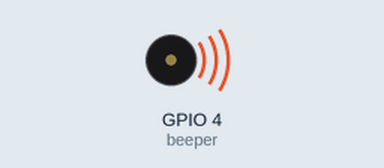
This program was run on a simulated ESP32 board running MicroPython. Parts: buzzer (waves = sounding). At 11.8 s the program stops and its outputs stay as they are.

Above: at 0.1 s.
At 1.85 s:
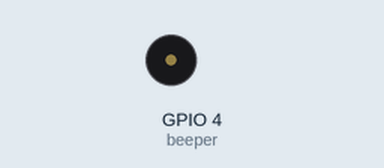
Timing chart, 0 to 3.0 s (numbered marks = the images above):
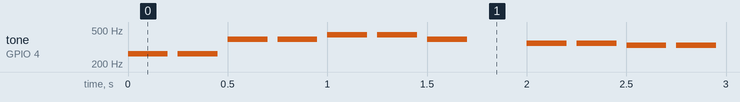

The program:

buzzer.py
```python
from machine import Pin, PWM
import utime

# 定义音调频率
tones = {'1': 262, '2': 294, '3': 330, '4': 349, '5': 392, '6': 440, '7': 494, '-': 0}
# 定义小星星旋律
melody = "1155665-4433221-5544332-5544332-1155665-4433221"

# 设置D7（GPIO 13）口为IO输出，然后通过PWM控制无缘蜂鸣器发声
beeper = PWM(Pin(4, Pin.OUT), freq=0, duty=1000)

for tone in melody:
    freq = tones[tone]
    if freq:
        beeper.init(duty=1000, freq=freq)  # 调整PWM的频率，使其发出指定的音调
    else:
        beeper.duty(0)  # 空拍时一样不上电
    # 停顿一下 （四四拍每秒两个音，每个音节中间稍微停顿一下）
    utime.sleep_ms(200)
    beeper.duty(0)  # 设备占空比为0，即不上电
    utime.sleep_ms(50)

beeper.deinit()  # 释放PWM
```

Measured:
- by itself, tone on GPIO 4 (beeper): plays 262 Hz for 0.20 s, 262 Hz for 0.20 s, 392 Hz for 0.20 s, 392 Hz for 0.20 s, 440 Hz for 0.20 s, 440 Hz for 0.20 s … (42 notes in this stretch)
